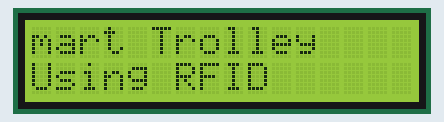
Simulated run of this sketch. Board: Arduino Nano, built with avr-gcc and run on an emulated ATmega328P. On the bench: 16×2 character LCD.

Above: at 1.16 s.
At 2.21 s:
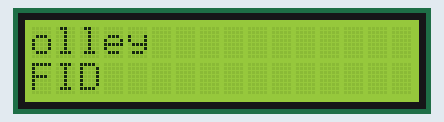
At 3.27 s:
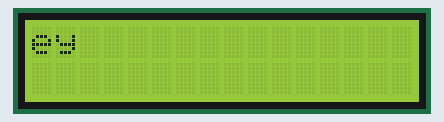
At 5.38 s:
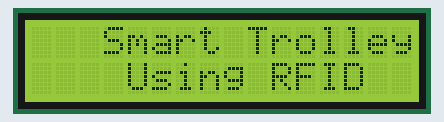
At 7.5 s:
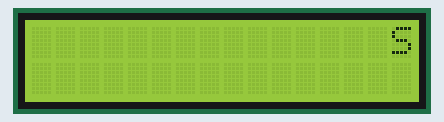
At 9.7 s:
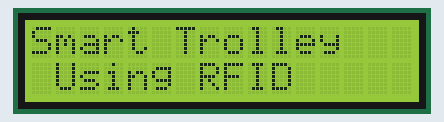

The sketch:

19Scrolling_Display.ino
```cpp
// This code is used for the arduino nano for diplay and scrolling text
#include <Wire.h>

#include <LiquidCrystal_I2C.h>

LiquidCrystal_I2C lcd(0x3F, 16, 2);
void setup(){
  lcd.init();   // initializing the LCD
  lcd.backlight(); // Enable or Turn On the backlight
  lcd.print("Smart Trolley"); // Start Printing
  lcd.setCursor(1, 1);
  lcd.print("Using RFID"); // Start Printing
  delay(1000);
}
void loop(){
  // scroll 13 positions (string length) to the left
  // to move it offscreen left:
  for (int positionCounter = 0; positionCounter < 13; positionCounter++) {
    // scroll one position left:
    lcd.scrollDisplayLeft();
    // wait a bit:
    delay(150);
  }

  // scroll 29 positions (string length + display length) to the right
  // to move it offscreen right:
  for (int positionCounter = 0; positionCounter < 29; positionCounter++) {
    // scroll one position right:
    lcd.scrollDisplayRight();
    // wait a bit:
    delay(150);
  }

  // scroll 16 positions (display length + string length) to the left
  // to move it back to center:
  for (int positionCounter = 0; positionCounter < 16; positionCounter++) {
    // scroll one position left:
    lcd.scrollDisplayLeft();
    // wait a bit:
    delay(150);
  }

  // delay at the end of the full loop:
  delay(1000);
}
```

Measured:
- by itself, everything shown: repeats every 9.8 s, in 58 steps
- what the display in image 5 shows lasts 1.1 s, from 9.7 s to 10.8 s
